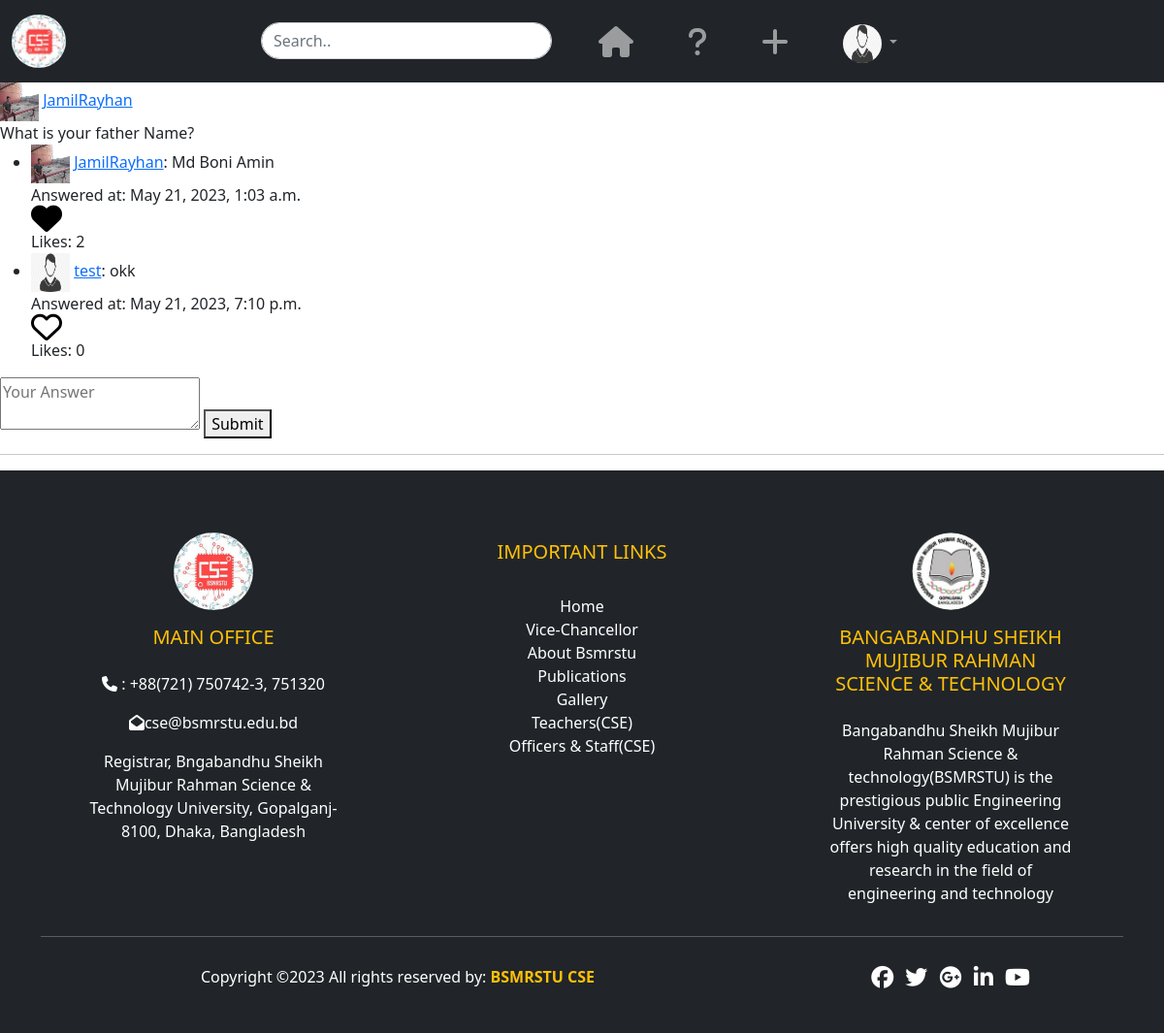
Page /post/questions/ (signed in) on the earlier database version.
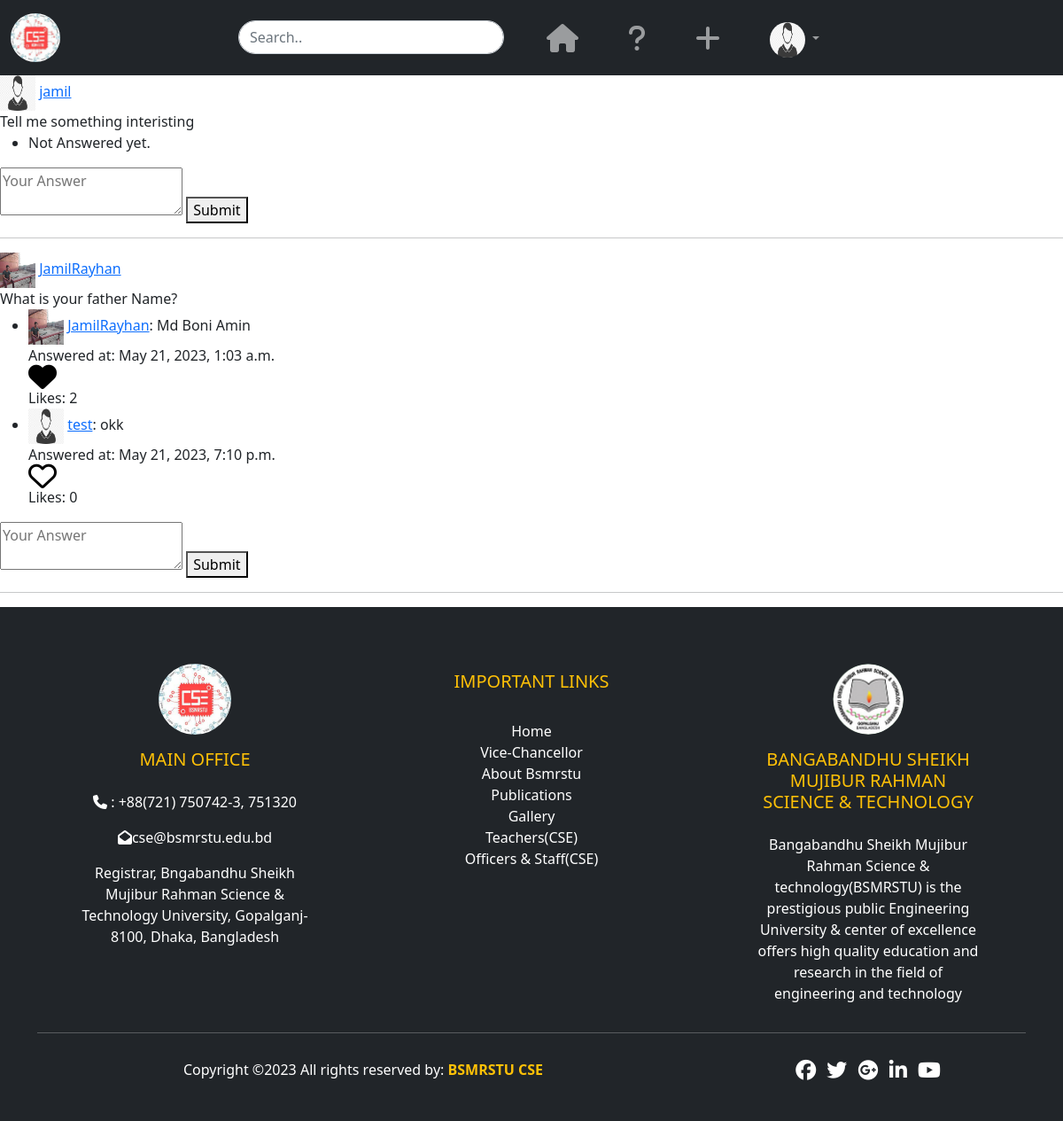
Same page on the later database version.
### App_Post/models.py (models this page shows, shortened)
class Posts(models.Model):
    author = models.ForeignKey(User, on_delete=models.CASCADE, related_name='post')
    question = models.CharField(max_length=264, blank=True)
    upload_date = models.DateTimeField(auto_now_add=True)
    update_date = models.DateTimeField(auto_now=True)
    class Meta:
        ordering=['-upload_date',]

class Answer(models.Model):
    post = models.ForeignKey(Posts, on_delete=models.CASCADE, related_name='comments')
    author = models.ForeignKey(User, on_delete=models.CASCADE)
    content = models.TextField()
    created_at = models.DateTimeField(auto_now_add=True)
    class Meta:
        ordering = ['created_at']

### Login_App/models.py (models this page shows)
class UserProfile(models.Model):
    user = models.OneToOneField(User, related_name='user_profile', on_delete=models.CASCADE,blank=True)
    profile_pic = models.ImageField(upload_to='profile_pics', blank=True)
    description = models.TextField(blank=True)
    full_name = models.CharField(max_length=264, blank=True)
    dob = models.DateField(blank=True, null=True)
    student_id = models.CharField(max_length=10, blank=True, null=True)
    website = models.URLField(blank=True)
    facebook = models.URLField(blank=True)
    hall_name = models.CharField(max_length=100, blank=True)
    exam_name = models.CharField(max_length=100, blank=True)
    department_name = models.CharField(max_length=300, blank=True)
    academic_year = models.CharField(max_length=20, blank=True)
    father_name = models.CharField(max_length=100, blank=True)
    mother_name = models.CharField(max_length=100, blank=True)
    permanent_address = models.CharField(max_length=300, blank=True)
    present_address = models.CharField(max_length=300, blank=True)
    nationality = models.CharField(max_length=50, blank=True)

### App_Post/views.py (the view)
# urls.py: path('questions/',views.questions,name='questions'),
@login_required
def questions(request):
    posts = Posts.objects.all()
    for post in posts:
        answers = post.comments.annotate(num_likes=Count('likes')).order_by('-num_likes')
        post.comments.set(answers)
    liked_answers = Like.objects.filter(user=request.user).values_list('answer', flat=True)
    context = {
        'title': 'Frequently Asked Question',
        'posts': posts,
        'liked_answers': liked_answers,
    }
    return render(request, 'App_Post/question_list.html', context=context)

### templates/App_Post/question_list.html (shortened to what this page needs)
{% extends 'navbar.html' %}
{% load crispy_forms_tags %}
{% block body_block %}
    {% for post in posts %}
        <div>
            {% if post.author.user_profile.profile_pic %}
                <img src="/media/{{ post.author.user_profile.profile_pic }}" width="40px" height="40px">
            {% else %}
                <img src="/media/default.png" width="40px" height="40px">
            {% endif %}
            <a href="{% url 'Login_App:user' username=post.author %}">{{ post.author }}</a> <br>
            {{ post.question }} <br>
            <ul>
                {% for answer in post.comments.all %}
                    <li>
                        {% if answer.author.user_profile.profile_pic %}
                            <img src="/media/{{ answer.author.user_profile.profile_pic }}" width="40px" height="40px">
                        {% else %}
                            <img src="/media/default.png" width="40px" height="40px">
                        {% endif %}
                        <a href="{% url 'Login_App:user' username=answer.author %}">{{ answer.author }}</a>: {{ answer.content }}
                        <br>
                        Answered at: {{ answer.created_at }}
                        <br>
                        <form method="POST" action="{% url 'App_Post:like_answer' answer.id %}">
                            {% if answer.id in liked_answers %}
                                <button type="submit" class="like-button liked">
                                  <i class="fas fa-heart fa-2xl"></i>
                                </button>
                            {% else %}
                                <button type="submit" class="like-button">
                                  <i class="far fa-heart fa-2xl"></i>
                                </button>
                            {% endif %}
                            <br>
                            Likes: {{ answer.likes.count }}
                        </form>
                    </li>
                {% empty %}
                    <li>Not Answered yet.</li>
                {% endfor %}
            </ul>
            <form method="POST" action="{% url 'App_Post:add_ans' post.id %}">
                <textarea name="content" placeholder="Your Answer"></textarea>
                <button type="submit">Submit</button>
            </form>
            <hr>
        </div>
    {% endfor %}
{% endblock %}

### templates/navbar.html (shortened to what this page needs)
<!DOCTYPE html>
<html lang="en">
<head>
  <link href="https://cdn.jsdelivr.net/npm/bootstrap@5.2.3/dist/css/bootstrap.min.css" rel="stylesheet">
</head>
<body>
  <nav class="navbar navbar-expand-lg bg-dark navbar-dark">
    <div class="container-fluid">
      <a class="navbar-brand" href="{% url 'App_Post:home' %}"><img
          style="border-radius: 50%; height: 55px; margin-left: 0;" src="/media/logo_dept_of_CSE.jpg"
          alt=""></a>
      <div class="collapse navbar-collapse" id="collapsibleNavbar">
        <ul class="navbar-nav menubar">
          <form method="get" action="{% url 'App_Post:home' %}" style="margin-left: -50px;margin-right: 20px;margin-top:15px;">
            <div class="input-group mb-3">
              <input type="text" class="form-control search-box" placeholder="Search.." name="search">
            </div>
          </form>
          <li class="nav-item">
            <a class="nav-link" href="{% url 'App_Post:home' %}">
              <div class="icon-container">
                <i class="fa-solid fa-house fa-2xl" aria-hidden="true"></i>
              </div>
            </a>
          </li>
          <li class="nav-item">
            <a class="nav-link" href="{% url 'App_Post:questions' %}">
              <div class="icon-container">
                <i class="fa-solid fa-question fa-2xl" aria-hidden="true"></i>
              </div>
            </a>
          </li>
          {% if request.user.is_superuser %}
          <li class="nav-item">
            <a class="nav-link" href="{% url 'adminpanel:create_teacher' %}">
              <div class="icon-container">
                <i class="fa-solid fa-plus fa-2xl" aria-hidden="true"></i>
              </div>
            </a>
          </li>
          {% endif %}
          <li class="nav-item dropdown" style="margin-right: 20px;margin-top:9px;margin-left: 20px;">
            {% if user.user_profile.profile_pic %}
            <a class="nav-link dropdown-toggle" href="#" role="button" data-bs-toggle="dropdown">
              <img src="/media/{{user.user_profile.profile_pic}}" width='40px' height="40px" class="rounded-circle">
            </a>
            {% else %}
            <a class="nav-link dropdown-toggle" href="#" role="button" data-bs-toggle="dropdown">
              <img src="/media/default.png" width='40px' height="40px" class="rounded-circle">
            </a>
            {% endif %}
          </li>
        </ul>
      </div>
    </div>
  </nav>
  <div class="">
    {% block body_block %}
    {% endblock %}
  </div>
  <div class="footer_section">
    <footer class="bg-dark text-white pt-5 pb-4 foot">
      <div class="container text-center text-md-left">
        <div class="row text-center text-md-left">
          <div class="col-md-4 col-lg-3 col-xl-3 mx-auto mt-3 ">
            <div class="d-flex justify-content-center">
              <a href="https://www.bsmrstu.edu.bd/dev/dept/?id=cse">
                <img style="height: 80px;" src="/media/logo_dept_of_CSE.jpg"
                  class="dept-img d-blcok rounded-circle img-fluid mb-2" />
              </a>
            </div>
            <div class="text-center mt-2">
              <h5 class="text-uppercase mb-4 font-weight-bold text-warning">Main Office</h5>
              <p>
                <span class="main_office_span"><i
                    class="ml-3 fas fa-solid fa-phone mr-3 call-icon main_office_span_i"></i></span>
                : +88(721) 750742-3,
                751320
              </p>
              <p>
                <span class="main_office_span"><i class="fas fa-envelope-open mt-1 mr-3"></i></span>cse@bsmrstu.edu.bd
              </p>
              <p>
                Registrar, Bngabandhu Sheikh Mujibur Rahman Science & Technology University,
                Gopalganj-8100, Dhaka, Bangladesh
              </p>
            </div>
          </div>
          <div class="text-center col-md-4 col-lg-4 col-xl-3 mx-auto important-link">
            <div class="d-flex justify-content-center">
            </div>
            <h5 class="text-uppercase mb-2 font-weight-bold text-warning">Important links</h5>
            <br>
            <div class="text-center">
              <a href="#" class="text-white" style="text-decoration: none;"> Home</a>
              <br>
              <a href="#" class="text-white" style="text-decoration: none;">Vice-Chancellor</a>
              <br>
              <a href="#" class="text-white" style="text-decoration: none;">About Bsmrstu</a>
              <br>
              <a href="#" class="text-white" style="text-decoration: none;">Publications</a>
              <br>
              <a href="#" class="text-white" style="text-decoration: none;">Gallery</a>
              <br>
              <a href="#" class="text-white" style="text-decoration: none;">Teachers(CSE)</a>
              <br>
              <a href="#" class="text-white" style="text-decoration: none;">Officers &
                Staff(CSE)</a>
              <br>
            </div>
          </div>
          <div class="col-md-4 col-lg-4 col-xl-3 mx-auto mt-3 h-50">
            <div class="d-flex justify-content-center">
              <a href="https://www.bsmrstu.edu.bd">
                <img style="height: 80px;" src="/media/bsmrstu_1.png"
                  class="d-blcok rounded-circle img-fluid imeg">
              </a>
            </div>
            <div class="text-center mt-3">
              <h5 class="varsity-tag text-uppercase mb-4 font-weight-bold text-warning">
                Bangabandhu
                Sheikh Mujibur Rahman Science & Technology</h5>
              <p class="text-align-center varsity-description">
                Bangabandhu Sheikh Mujibur Rahman Science & technology(BSMRSTU) is the
                prestigious
                public Engineering University & center of excellence offers high quality
                education
                and research in the field of engineering and technology
              </p>
            </div>
          </div>
        </div>
        <hr class="mb-4">
        <div class="row align-items-center">
          <div class="col-md-7 col-lg-8">
            <p> Copyright ©2023 All rights reserved by:
              <a href="#" style="text-decoration: none;">
                <strong class="text-warning">BSMRSTU CSE</strong>
              </a>
            </p>
          </div>
          <div class="col-md-5 col-lg-4">
            <div class="text-center text-md-right">
              <ul class="list-unstyled list-inline">
                <li class="list-inline-item">
                  <a href="#" class="btn-floating btn-sm text-white" style="font-size: 23px;"><i
                      class="fab fa-facebook"></i></a>
                </li>
                <li class="list-inline-item">
                  <a href="#" class="btn-floating btn-sm text-white" style="font-size: 23px;"><i
                      class="fab fa-twitter"></i></a>
                </li>
                <li class="list-inline-item">
                  <a href="#" class="btn-floating btn-sm text-white" style="font-size: 23px;"><i
                      class="fab fa-google-plus"></i></a>
                </li>
                <li class="list-inline-item">
                  <a href="#" class="btn-floating btn-sm text-white" style="font-size: 23px;"><i
                      class="fab fa-linkedin-in"></i></a>
                </li>
                <li class="list-inline-item">
                  <a href="#" class="btn-floating btn-sm text-white" style="font-size: 23px;"><i
                      class="fab fa-youtube"></i></a>
                </li>
              </ul>
            </div>
          </div>
        </div>
      </div>
    </footer>
  </div>
</body>
</html>

### templates/App_Post/question_list.html (style rules this page uses)
.like-button { border: none; background-color: transparent; cursor: pointer; padding: 0; }

### templates/navbar.html (style rules this page uses)
.input-group { width: 300px; }
.form-control { border-radius: 20px; }
.icon-container { position: relative; margin-top: 15px; margin-right: 20px; margin-left: 20px; }
#collapsibleNavbar { justify-content: space-around; }
.search-box { position: relative; }

Differences in the rows shown:
added Posts: author "jamil", question "Tell me something interisting"
